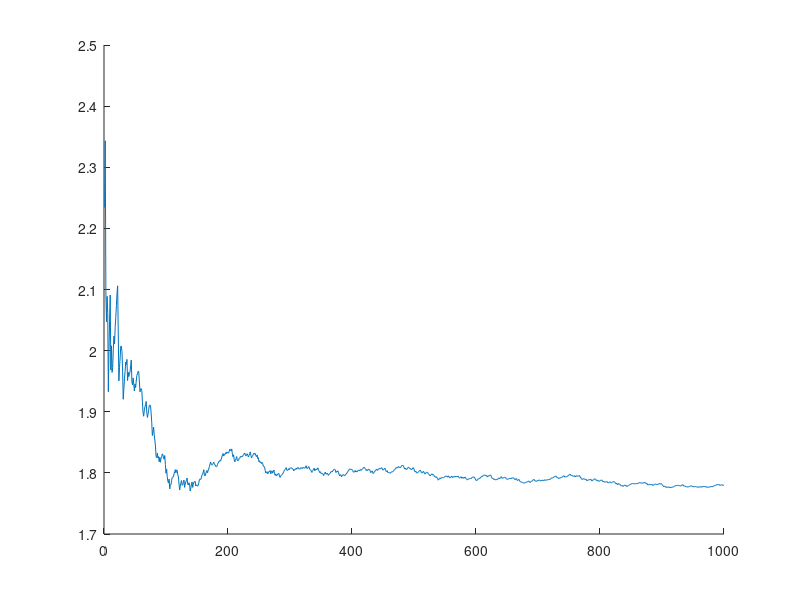

Here is the MATLAB script that generated this plot: (Note: this script raises an error after producing the figure.)
% Exercise - Monte Carlo integration of a Gaussian function

%% 1. Aim of the exercise
% Use Monte Carlo (MC) integration to estimate the area under a Gaussian
% curve. Instead of computing the integral analytically, approximate it
% using random sampling.

%% 2. Theory
% Refer to the accompanying PDF for theoretical background.

%% 3. Define the number of samples

% 3.1. Clear workspace and memory
clear;

% 3.2. Set number of random samples for estimation
N_samples = 1000; % Number of random draws from the target distribution

%% 4. Monte Carlo integration: Estimating integrals via sampling

% 4.1. Generate random samples from a standard normal distribution
standard_normal_samples = random('Normal',0,1,[N_samples,1]);

% 4.2. Evaluate the unnormalized Gaussian function at each sample point
unnormalized_gaussian = exp(-0.5*standard_normal_samples.^2);

% This computes the height of the Gaussian curve at each sampled x-value.

% 4.3. Estimate the integral by averaging the function values and scaling
integral_estimate = sqrt(2*pi)*mean(unnormalized_gaussian);

%% 5. Convergence behavior of the MC integral estimate

% 5.1. Track how the estimate evolves with more samples
convergence_integral_estimate = ...
    cumsum(sqrt(2*pi).*unnormalized_gaussian)./(1:N_samples)';

% Running average of scaled function values shows convergence toward the
% true value.

% 5.2. Track how the mean squared error (MSE) evolves with more samples
convergence_MSE = ...
    cumsum((sqrt(2*pi).*unnormalized_gaussian-sqrt(pi)).^2) ./ ...
    (1:N_samples)';

% Computes the running MSE between the scaled Gaussian estimate and
% sqrt(pi). The numerator accumulates squared errors; the denominator
% normalizes by sample count.

%% 6. Visualize convergence of the MC estimate and its error

% 6.1. Plot how the Monte Carlo estimate converges to the true value
figure
hold on
plot(1:N_samples,convergence_integral_estimate,'DisplayName', ...
    'MC integral estimate');
yline(sqrt(pi),'DisplayName','True integral value');
title('Fig. 1. Convergence of Monte Carlo estimate');
xlabel('Number of samples (draws)');
ylabel('Estimate');
legend('show');
hold off

% 6.2. Plot how the MSE decreases with more samples
figure
hold on
plot(1:N_samples,convergence_MSE,'DisplayName','MSE of MC estimate');
plot(1:N_samples,1./sqrt(1:N_samples),'DisplayName', ...
    'Theoretical error decay');
title('Fig. 2. Convergence of MSE of MC estimate');
xlabel('Number of samples (draws)');
ylabel('Mean Squared Error');
legend('show');
hold off

